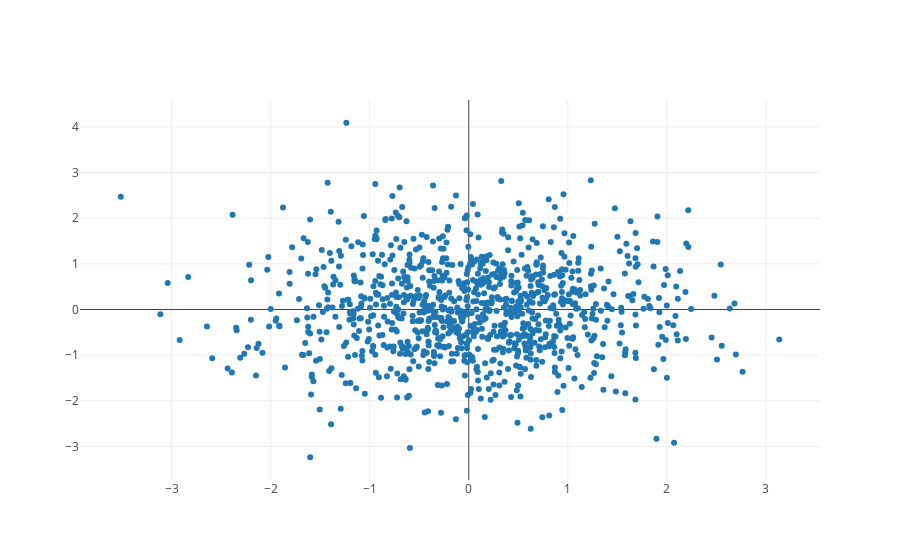

Notebook cell for this chart:
### Code cell
N = 1000
random_x = np.random.randn(N)
random_y = np.random.randn(N)

# Create a trace
trace = go.Scatter(
    x = random_x,
    y = random_y,
    mode = 'markers'
)

data = [trace]

# Plot and embed in ipython notebook!
iplot(data)

### Figure 1 — Plotly figure (JSON) as saved in the notebook; plotly's stock layout.template omitted (floating-point values rounded to 4 significant figures; data arrays with more than 128 entries replaced by an {"elided": "..."} marker saying what was removed)
{"data": [{"mode": "markers", "type": "scatter", "x": {"elided": "1000 float values"}, "y": {"elided": "1000 float values"}}], "layout": {}}
